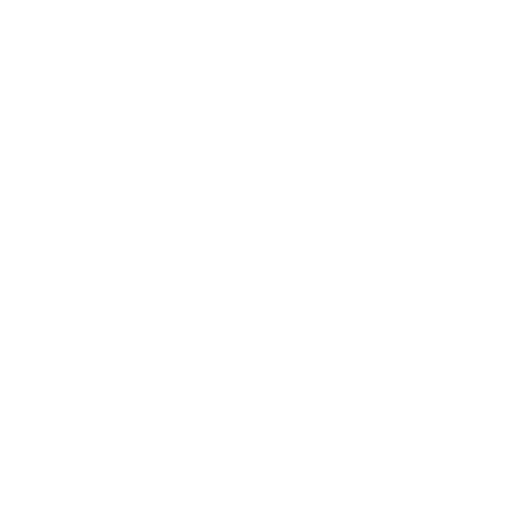
Frame 1 (no input)
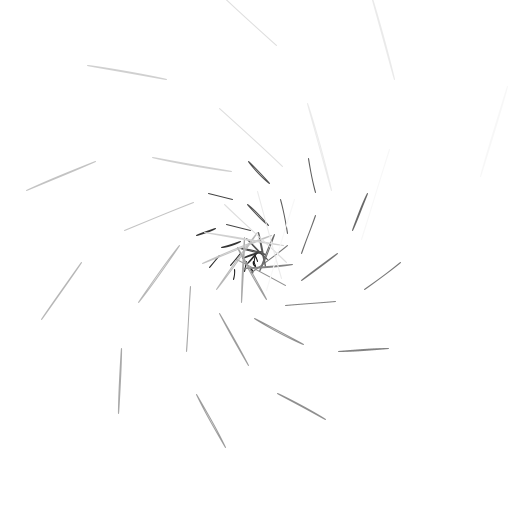
Frame 60 (the mouse pressed at the canvas centre just before this capture)
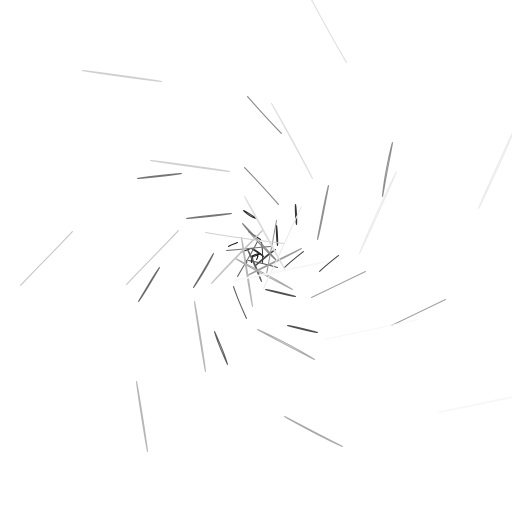
Frame 120 (the mouse held since frame 60 and released just before this capture)

The Processing sketch that drew these frames (run headless with seeded random() and noise(); from frame 60 on, the mouse is pressed at the canvas centre):

// Processing sketch: processing_113173
// ── processing_113173.pde

float time = 0; /* This is going to function as a clock. We'll update it with a value every time a frame gets drawn*/
 
void setup() {
size(512,512);/* setup the size */
frameRate(25);/* This sets the current frameRate */
}
 
void draw() {/* this does the drawing once per frame */
  background(255); /* clear the screen with white */
  translate((width*0.5)+tan(time),(height*0.5)+(1/tan(time))); /* translate all the drawing to the middle of the screen */
  noFill(); /*stop the computer filling in shapes*/
  time=time+0.01; /* update the value in the variable 'time'. This means that we add 1 to 'time' every frame */
  //background(abs(sin(time))*255);
  for (int i = 0;i < 20; i++) { /* this for loop organises the drawing. It will do the drawing 20 times (between 0 and 19)  */
  rotate(sin(time)); /* rotate the coordinate system a bit */
  stroke(13*i,13*i,13*i);//extra;decent blue : stroke(10*i,12*i,13*i); 3 colors : stroke(10*tan(i)*i,12*sin(i)*i,13*sin(i)*i);
  //stroke(10*tan(i)*i,12*sin(i)*i,13*cos(i)*i); gives 4 colours;original :13*i,13*i,13*i.using 2 and setting the third to 0,using 1,or 
  //placing a trigonometric function in one (donot know about two.),while keeping the others the same.
  ellipse(i,i,i*5,cos(i*5));//ellipse in place of rect
  ellipse(5*i,5*i,i*5,sin(i*5));//extra line
  ellipse(10*(i),10*(i),i*5,sin(i*5));//this line is extra.sin in place of cos
  /* this is the actual drawing.
  This says 'Draw a line, starting from i,i (x and y location), and being of size i*5 in both width and depth
  because it's in a for loop, it gets 'called' (used) 20 times, with a different value for 'i' each time */
  
  }
}
